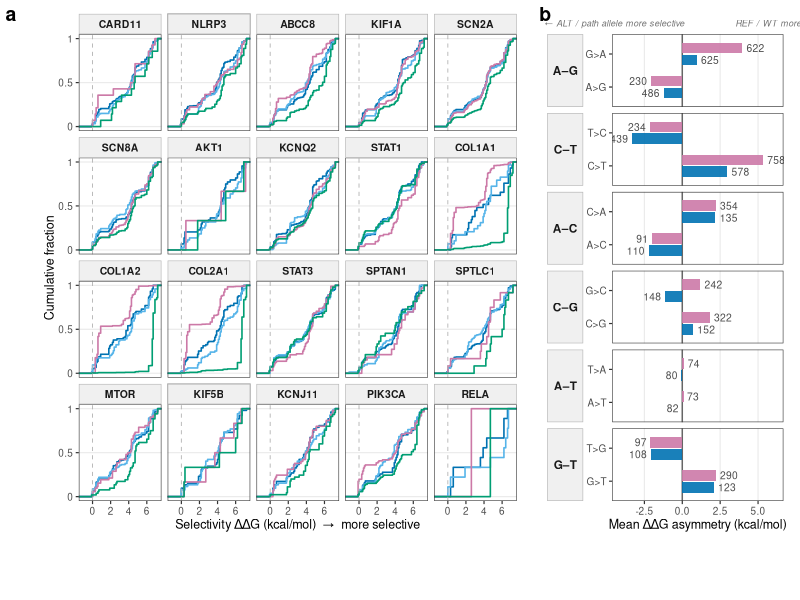

Source code (R):
# Fig 3 — Allele selectivity of common SNP ASO targets vs pathogenic SNVs
# Panel A: per-gene selectivity ECDFs (best_ddg for common SNPs; aso_alt for path)
# Panel B: mean ΔΔG asymmetry by substitution type (design strategy rationale)
# Output: figures/aso_selectivity.pdf

library(ggplot2)
library(cowplot)

# --------------------------------------------------------------------------- #
# Shared palette and theme
# --------------------------------------------------------------------------- #

CLASS_COLS <- c("Common SNP" = "#0072B2", "Pathogenic SNV" = "#CC79A7")

th <- theme_bw(base_size = 9) +
  theme(panel.grid.minor  = element_blank(),
        legend.position   = "none",
        plot.margin       = margin(10, 12, 10, 10, "pt"))

# --------------------------------------------------------------------------- #
# Load and prepare data
# --------------------------------------------------------------------------- #

dat <- read.delim("results/aso_17mer_scores_extended.tsv",
                  stringsAsFactors = FALSE, check.names = FALSE)

dat$class <- ifelse(dat$variant_class == "common_snp",
                    "Common SNP", "Pathogenic SNV")

ok  <- dat[dat$pass_basic == 1, ]
ok$best_ddg <- pmax(ok$duplex_ddg_aso_ref, ok$duplex_ddg_aso_alt, na.rm = TRUE)

snp <- ok[ok$variant_class == "common_snp", ]
plp <- ok[ok$variant_class == "pathogenic_missense", ]

# --------------------------------------------------------------------------- #
# Panel A: Per-gene selectivity ECDFs (small multiples) — 4 lines per panel
# minor:  common SNP ASO targeting ALT (minor) allele  → duplex_ddg_aso_alt
# major:  common SNP ASO targeting REF (major) allele  → duplex_ddg_aso_ref
# path:   pathogenic ASO targeting ALT (pathogenic)    → duplex_ddg_aso_alt
# ref/WT: pathogenic ASO targeting REF (WT) allele     → duplex_ddg_aso_ref
# Gene order: descending median of common SNP minor-allele selectivity
# --------------------------------------------------------------------------- #

LINE_COLS <- c(
  "Common SNP (minor)"    = "#0072B2",
  "Common SNP (major)"    = "#56B4E9",
  "Pathogenic"            = "#CC79A7",
  "Pathogenic (WT)"       = "#009E73"
)

ecdf_dat <- rbind(
  data.frame(gene  = snp$gene, ddg = snp$duplex_ddg_aso_alt,
             grp = "Common SNP (minor)", stringsAsFactors = FALSE),
  data.frame(gene  = snp$gene, ddg = snp$duplex_ddg_aso_ref,
             grp = "Common SNP (major)", stringsAsFactors = FALSE),
  data.frame(gene  = plp$gene, ddg = plp$duplex_ddg_aso_alt,
             grp = "Pathogenic",          stringsAsFactors = FALSE),
  data.frame(gene  = plp$gene, ddg = plp$duplex_ddg_aso_ref,
             grp = "Pathogenic (WT)",    stringsAsFactors = FALSE)
)
ecdf_dat <- ecdf_dat[!is.na(ecdf_dat$ddg), ]

# Gene order: match fig4a (descending pooled greedy coverage at k=10)
gene_ord <- c("CARD11","NLRP3","ABCC8","KIF1A","SCN2A","SCN8A","AKT1","KCNQ2",
              "STAT1","COL1A1","COL1A2","COL2A1","STAT3","SPTAN1","SPTLC1",
              "MTOR","KIF5B","KCNJ11","PIK3CA","RELA")
# keep any genes in data not in the list (future-proof)
extra <- setdiff(unique(ecdf_dat$gene), gene_ord)
gene_ord <- c(gene_ord, extra)
ecdf_dat$gene_f <- factor(ecdf_dat$gene, levels = gene_ord)
ecdf_dat$grp    <- factor(ecdf_dat$grp,  levels = names(LINE_COLS))

pA <- ggplot(ecdf_dat, aes(x = ddg, colour = grp, group = grp)) +
  stat_ecdf(linewidth = 0.55) +
  geom_vline(xintercept = 0, colour = "grey70", linewidth = 0.3,
             linetype = "dashed") +
  facet_wrap(~ gene_f, ncol = 5) +
  scale_colour_manual(values = LINE_COLS, name = NULL) +
  scale_y_continuous(breaks = c(0, 0.5, 1), labels = c("0", "0.5", "1")) +
  labs(x = "Selectivity ΔΔG (kcal/mol)  →  more selective", y = "Cumulative fraction",
       title = NULL) +
  theme_bw(base_size = 9) +
  theme(panel.grid.minor   = element_blank(),
        panel.grid.major.x = element_blank(),
        strip.background   = element_rect(fill = "grey94", colour = "grey70"),
        strip.text         = element_text(size = 7.5, face = "bold"),
        legend.position    = "none",
        plot.margin        = margin(10, 12, 10, 10, "pt"))

# --------------------------------------------------------------------------- #
# Panel B: Mean ΔΔG asymmetry by substitution type × variant class
# Shows design strategy: which allele to target for best selectivity
# --------------------------------------------------------------------------- #

ok$sub_type <- paste0(toupper(ok$ref), ">", toupper(ok$alt))
ok$delta    <- ok$duplex_ddg_aso_ref - ok$duplex_ddg_aso_alt

PAIRS <- list(
  "A–G" = c("A>G", "G>A"), "C–T" = c("C>T", "T>C"),
  "A–C" = c("A>C", "C>A"), "C–G" = c("C>G", "G>C"),
  "A–T" = c("A>T", "T>A"), "G–T" = c("G>T", "T>G")
)
pair_map <- do.call(rbind, lapply(names(PAIRS), function(p)
  data.frame(sub_type = PAIRS[[p]], pair = p, stringsAsFactors = FALSE)))

agg_d   <- aggregate(delta ~ sub_type + variant_class, data = ok, FUN = mean, na.rm = TRUE)
agg_sd  <- aggregate(delta ~ sub_type + variant_class, data = ok, FUN = sd,   na.rm = TRUE)
agg_n   <- aggregate(delta ~ sub_type + variant_class, data = ok, FUN = length)
colnames(agg_sd)[3] <- "sd"
colnames(agg_n)[3]  <- "n"
bar_dat <- merge(merge(merge(agg_d, agg_sd, by = c("sub_type", "variant_class")),
                       agg_n,    by = c("sub_type", "variant_class")),
                 pair_map, by = "sub_type")
bar_dat$pair         <- factor(bar_dat$pair, levels = names(PAIRS))
bar_dat$variant_class <- factor(bar_dat$variant_class,
  levels = c("common_snp", "pathogenic_missense"),
  labels = c("Common SNP", "Pathogenic SNV"))
bar_dat$sub_type  <- factor(bar_dat$sub_type)
bar_dat$hjust_n   <- ifelse(bar_dat$delta >= 0, -0.15, 1.15)

pB <- ggplot(bar_dat,
             aes(y = sub_type, x = delta, fill = variant_class)) +
  geom_vline(xintercept = 0, colour = "grey40", linewidth = 0.5) +
  geom_col(position = position_dodge(width = 0.72), width = 0.65, alpha = 0.9) +
  geom_text(aes(label = n,
                x     = delta + sign(delta) * 0.1,
                hjust = hjust_n),
            position = position_dodge(width = 0.72),
            size = 2.6, colour = "grey30") +
  scale_fill_manual(values = CLASS_COLS, name = NULL) +
  scale_x_continuous(expand = expansion(mult = c(0.14, 0.14))) +
  facet_grid(pair ~ ., scales = "free_y", space = "free_y", switch = "y") +
  labs(y        = NULL,
       x        = "Mean ΔΔG asymmetry (kcal/mol)",
       subtitle = "← ALT / path allele more selective                 REF / WT more selective →",
       title    = NULL) +
  theme_bw(base_size = 9) +
  theme(legend.position    = "none",
        panel.grid.minor   = element_blank(),
        panel.grid.major.y = element_blank(),
        strip.placement    = "outside",
        strip.text.y.left  = element_text(size = 8.5, face = "bold", angle = 0),
        strip.background   = element_rect(fill = "grey94", colour = "grey70"),
        plot.subtitle      = element_text(size = 6.5, colour = "grey45",
                                          face = "italic", hjust = 0.5,
                                          margin = margin(b = 4)),
        plot.margin        = margin(10, 12, 10, 10, "pt"))

# --------------------------------------------------------------------------- #
# Shared legend + assemble
# --------------------------------------------------------------------------- #

leg_dat <- data.frame(grp = factor(names(LINE_COLS), levels = names(LINE_COLS)),
                      x = 0, y = 1)
legend_src <- ggplot(leg_dat, aes(x = x, y = y, colour = grp, group = grp)) +
  geom_line() +
  scale_colour_manual(values = LINE_COLS, name = NULL,
                      labels = c("Common SNP (minor)" = "Common SNP (minor)         ",
                                 "Common SNP (major)" = "Common SNP (major)",
                                 "Pathogenic"         = "Pathogenic                 ",
                                 "Pathogenic (WT)"    = "Pathogenic (WT)")) +
  guides(colour = guide_legend(nrow = 2,
                               override.aes = list(linewidth = 1.4))) +
  theme_bw(base_size = 10) +
  theme(legend.position  = "bottom",
        legend.text      = element_text(size = 9),
        legend.key.width = unit(0.5, "cm"))
shared_legend <- get_legend(legend_src)

# separate fill legend for panel B
legend_B <- get_legend(
  ggplot(bar_dat, aes(y = sub_type, x = delta, fill = variant_class)) +
    geom_col() +
    scale_fill_manual(values = CLASS_COLS, name = NULL) +
    theme_bw(base_size = 10) +
    theme(legend.position = "bottom",
          legend.text     = element_text(size = 9),
          legend.key.size = unit(0.45, "cm"))
)

panels <- plot_grid(pA, pB,
                    ncol           = 2,
                    rel_widths     = c(2, 1),
                    labels         = c("a", "b"),
                    label_size     = 14,
                    label_fontface = "bold",
                    align          = "hv",
                    axis           = "tblr")

legends <- plot_grid(shared_legend, legend_B, ncol = 2, rel_widths = c(2, 1))

dir.create("figures", showWarnings = FALSE)
cairo_pdf("figures/aso_selectivity.pdf", width = 10, height = 5.5, onefile = FALSE)
plot_grid(panels, legends, nrow = 2, rel_heights = c(1, 0.1))
dev.off()
cat("Written: figures/aso_selectivity.pdf\n")
